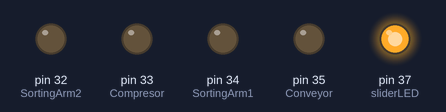
Simulated run of this sketch. Board: Arduino Mega 2560, built with avr-gcc and run on an emulated ATmega2560. Shown: output pins drawn as LEDs (lit = HIGH).

Above: at 0.5 s.
At 2.5 s:
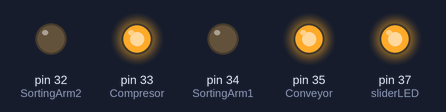
At 3.5 s:
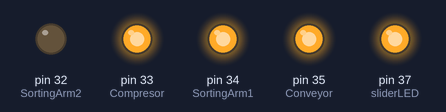
At 5.5 s:
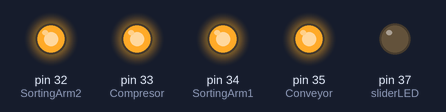
At 8.5 s:
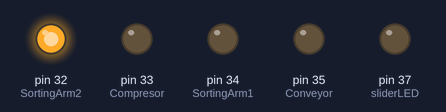
At 11.5 s:
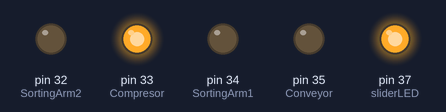
Timing chart, 0 to 13.0 s (numbered marks = the images above):
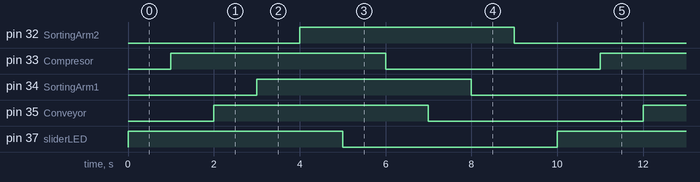

Measured:
- by itself, pin 32 (SortingArm2), pin 33 (Compresor), pin 34 (SortingArm1), pin 35 (Conveyor), pin 37 (sliderLED): alternates HIGH for 5.0 s and LOW for 5.0 s
- by itself, everything shown: repeats every 10.0 s, in 10 steps

The sketch:

LED_CHeck.ino
```cpp
#define sliderLED 37
#define SortingArm1 34
#define SortingArm2 32
#define Conveyor 35
#define Compresor 33
void setup() {
  // put your setup code here, to run once:
 pinMode(sliderLED,OUTPUT);
     pinMode(Compresor,OUTPUT);
     pinMode(SortingArm1,OUTPUT);
     pinMode(SortingArm2,OUTPUT);
     pinMode(Conveyor,OUTPUT);
}

void loop()
{
  // put your main code here, to run repeatedly:
  digitalWrite(sliderLED,HIGH);
delay(1000);
digitalWrite(Compresor,HIGH);
delay(1000);
digitalWrite(Conveyor,HIGH);
delay(1000);
digitalWrite(SortingArm1,HIGH);
delay(1000);
digitalWrite(SortingArm2,HIGH);
delay(1000);

digitalWrite(sliderLED,LOW);
delay(1000);
digitalWrite(Compresor,LOW);
delay(1000);
digitalWrite(Conveyor,LOW);
delay(1000);
digitalWrite(SortingArm1,LOW);
delay(1000);
digitalWrite(SortingArm2,LOW);
delay(1000);
}
```
